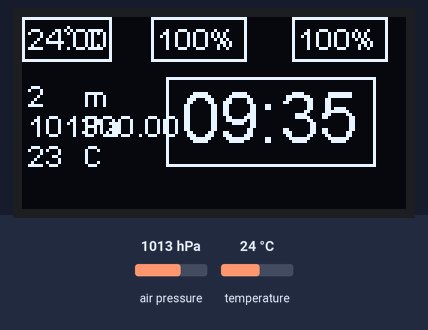
Simulated run of this sketch. Board: ESP8266 (NodeMCU). Parts: 128×64 one-colour display. Inputs (shaded band) come from the test bench; at power-on: air pressure 1013 hPa, temperature 24 °C. What the sketch prints to the serial monitor is not drawn.

Above: at 2.7 s.
2.8 s: air pressure set to 1025 hPa
At 6.7 s:
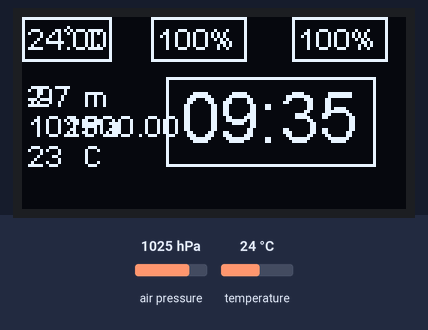
6.9 s: temperature set to 12 °C
At 10.9 s:
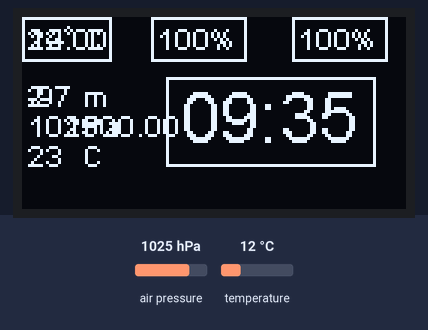
11.0 s: air pressure set to 952 hPa
At 15.0 s:
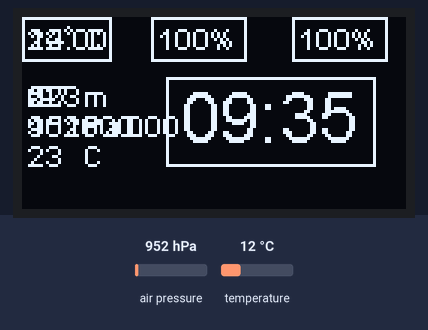
15.1 s: temperature set to 19 °C
Timing chart, 0 to 18.1 s (numbered marks = the images above; inputs shaded):
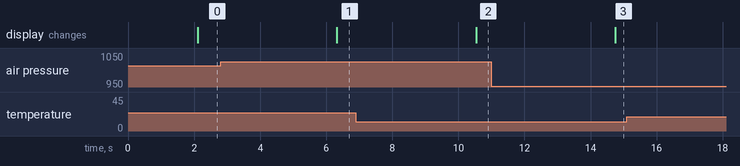

Measured:
- after the input at 2.8 s, the display: changes after 3.5 s (image 1)
- after the input at 6.9 s, the display: changes after 3.6 s (image 2)
- after the input at 11.0 s, the display: changes after 3.8 s (image 3)

The sketch:

BMP280_ESP.ino
```cpp
#include <Wire.h>
#include <SPI.h>
#include <Adafruit_Sensor.h> //INCLUSÃO DE BIBLIOTECA
#include <Adafruit_BMP280.h> //INCLUSÃO DE BIBLIOTECA
#include "SSD1306Wire.h"
Adafruit_BMP280 bmp; //OBJETO DO TIPO Adafruit_BMP280 (I2C)

//Define Portas
#define SCL 4
#define SDA 5

SSD1306Wire  display(0x3c, SCL, SDA);

void setup(){
  Serial.begin(9600); //INICIALIZA A SERIAL
  if(!bmp.begin(0x76)){ //SE O SENSOR NÃO FOR INICIALIZADO NO ENDEREÇO I2C 0x76, FAZ
    Serial.println(F("Sensor BMP280 não foi identificado! Verifique as conexões.")); //IMPRIME O TEXTO NO MONITOR SERIAL
    while(1); //SEMPRE ENTRE NO LOOP
  }
  display.init(); //Inicia o display
  display.flipScreenVertically(); //Inverte a tela
}
void draw()
{
  display.setFont(ArialMT_Plain_10); //Define fonte e tamanho

  //Temperatura 1-Superior
  display.drawString( 2, 1, String(bmp.readTemperature()));
  display.drawCircle(15,4,1);
  display.drawString(20, 1, "C");
  display.drawRect(0,0, 30, 15);

  //Umidade 2-Superior
  display.drawString(45,1,"100");
  display.drawString( 62, 1, "%");
  display.drawRect(43,0, 32, 15);

  //Pressão 3-Superior
  display.drawString(92,1,"100");
  display.drawString( 109, 1, "%");
  display.drawRect(90,0, 32, 15);

  //Altura 1-Inferor
  display.drawString( 2, 20, String(bmp.readAltitude(1013.25),0));
  display.drawString( 20, 20, "m");

  //Outro 2-Inferior
  display.drawString( 2, 30, String(bmp.readPressure()));
  display.drawString( 20, 30, "Pa");

  //Outro 3-Inferior
  display.drawString( 2, 40, "23");
  display.drawString( 20, 40, "C");

  //Hora
  display.setFont(ArialMT_Plain_24);
  display.drawString( 53, 20, "09:35");
  //moldura relogio
  display.drawRect(48, 20, 70, 30);

  Serial.print(F("Temperatura: ")); //IMPRIME O TEXTO NO MONITOR SERIAL
  Serial.print(bmp.readTemperature()); //IMPRIME NO MONITOR SERIAL A TEMPERATURA
  Serial.println(" *C (Grau Celsius)"); //IMPRIME O TEXTO NO MONITOR SERIAL

  Serial.print(F("Pressão: ")); //IMPRIME O TEXTO NO MONITOR SERIAL
  Serial.print(bmp.readPressure()); //IMPRIME NO MONITOR SERIAL A PRESSÃO
  Serial.println(" Pa (Pascal)"); //IMPRIME O TEXTO NO MONITOR SERIAL

  Serial.print(F("Altitude aprox.: ")); //IMPRIME O TEXTO NO MONITOR SERIAL
  Serial.print(bmp.readAltitude(1013.25),0); //IMPRIME NO MONITOR SERIAL A ALTITUDE APROXIMADA (Valor da pressão ao nível do mar)
  Serial.println(" m (Metros)"); //IMPRIME O TEXTO NO MONITOR SERIAL

  Serial.println("-----------------------------------"); //IMPRIME UMA LINHA NO MONITOR SERIAL
  delay(2000); //INTERVALO DE 2 SEGUNDOS
}
void loop()
{
  draw();
  display.display(); //
  delay(10);
}
```
